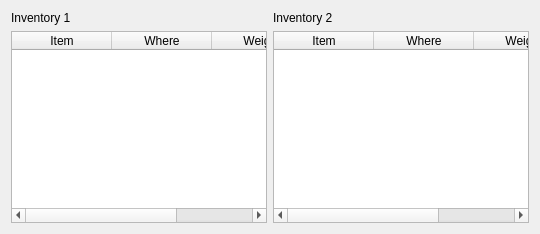
      <widget class="QWidget" name="tabInventory_generic">
       <attribute name="title">
        <string>Inventory</string>
       </attribute>
       <layout class="QHBoxLayout" name="horizontalLayout_3">
        <item>
         <layout class="QVBoxLayout" name="verticalLayout_6">
          <item>
           <widget class="QLabel" name="label_6">
            <property name="text">
             <string>Inventory 1</string>
            </property>
           </widget>
          </item>
          <item>
           <widget class="QTableWidget" name="inv1Table_generic">
            <property name="editTriggers">
             <set>QAbstractItemView::NoEditTriggers</set>
            </property>
            <attribute name="horizontalHeaderStretchLastSection">
             <bool>true</bool>
            </attribute>
            <column>
             <property name="text">
              <string>Item</string>
             </property>
            </column>
            <column>
             <property name="text">
              <string>Where</string>
             </property>
            </column>
            <column>
             <property name="text">
              <string>Weight</string>
             </property>
            </column>
           </widget>
          </item>
         </layout>
        </item>
        <item>
         <layout class="QVBoxLayout" name="verticalLayout_7">
          <item>
           <widget class="QLabel" name="label_7">
            <property name="text">
             <string>Inventory 2</string>
            </property>
           </widget>
          </item>
          <item>
           <widget class="QTableWidget" name="inv2Table_generic">
            <property name="editTriggers">
             <set>QAbstractItemView::NoEditTriggers</set>
            </property>
            <attribute name="horizontalHeaderStretchLastSection">
             <bool>true</bool>
            </attribute>
            <column>
             <property name="text">
              <string>Item</string>
             </property>
            </column>
            <column>
             <property name="text">
              <string>Where</string>
             </property>
            </column>
            <column>
             <property name="text">
              <string>Weight</string>
             </property>
            </column>
           </widget>
          </item>
         </layout>
        </item>
       </layout>
      </widget>
